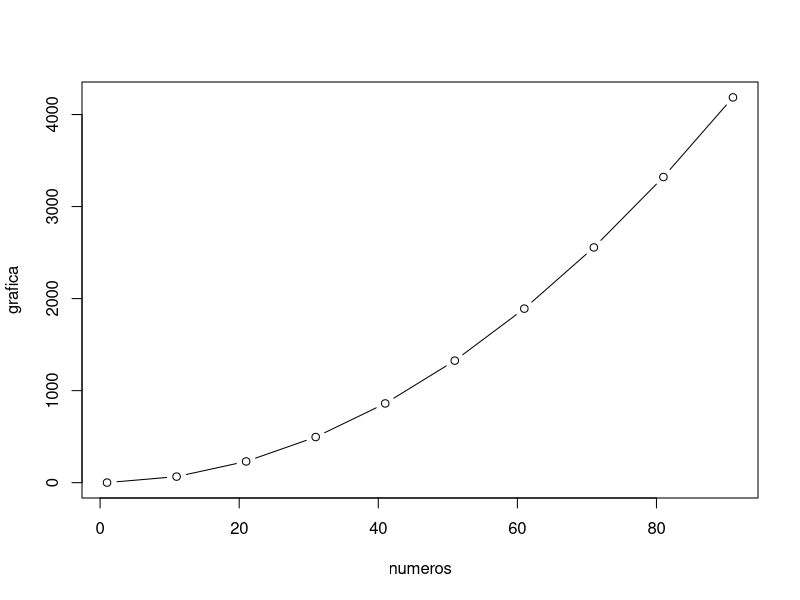

R code for this plot:
# Sub matriz triangular

numeros = c(seq(1,100,by=10))

matriz_triangular <- function (numeros) {
  
  total <- c()
  
  for (i in numeros) {
    
    matriz_triangular = matrix (1 , ncol = i, nrow = i)
    aux = 0
    
    for (j in 1:i) {
      for (k in 1:j) {
        
        aux = aux + matriz_triangular[j,k]
      }   
    }
    
    total = c(total , aux)
    aux = 0
  }
  
  return (total)
}

grafica = matriz_triangular (numeros)

plot (numeros , grafica , type = 'b',col = 1)

